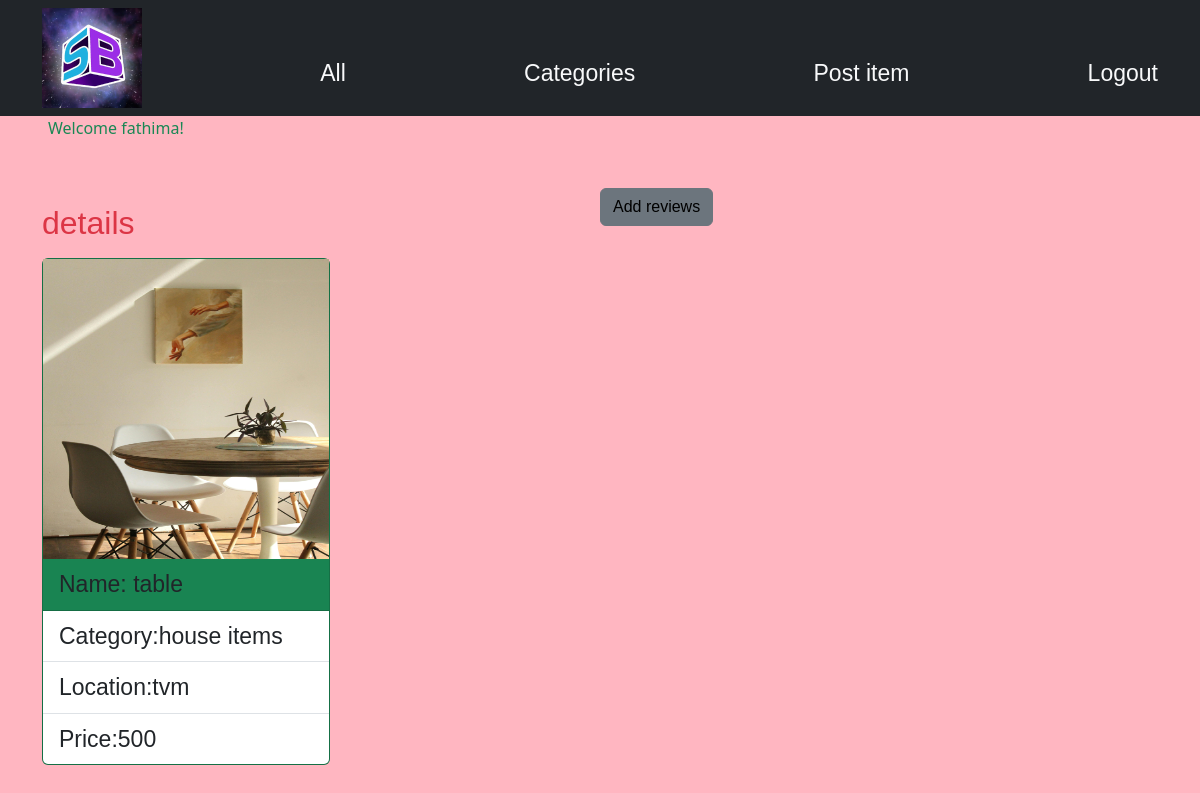
Before: /scraps/4/detail (signed in) with the older database file.
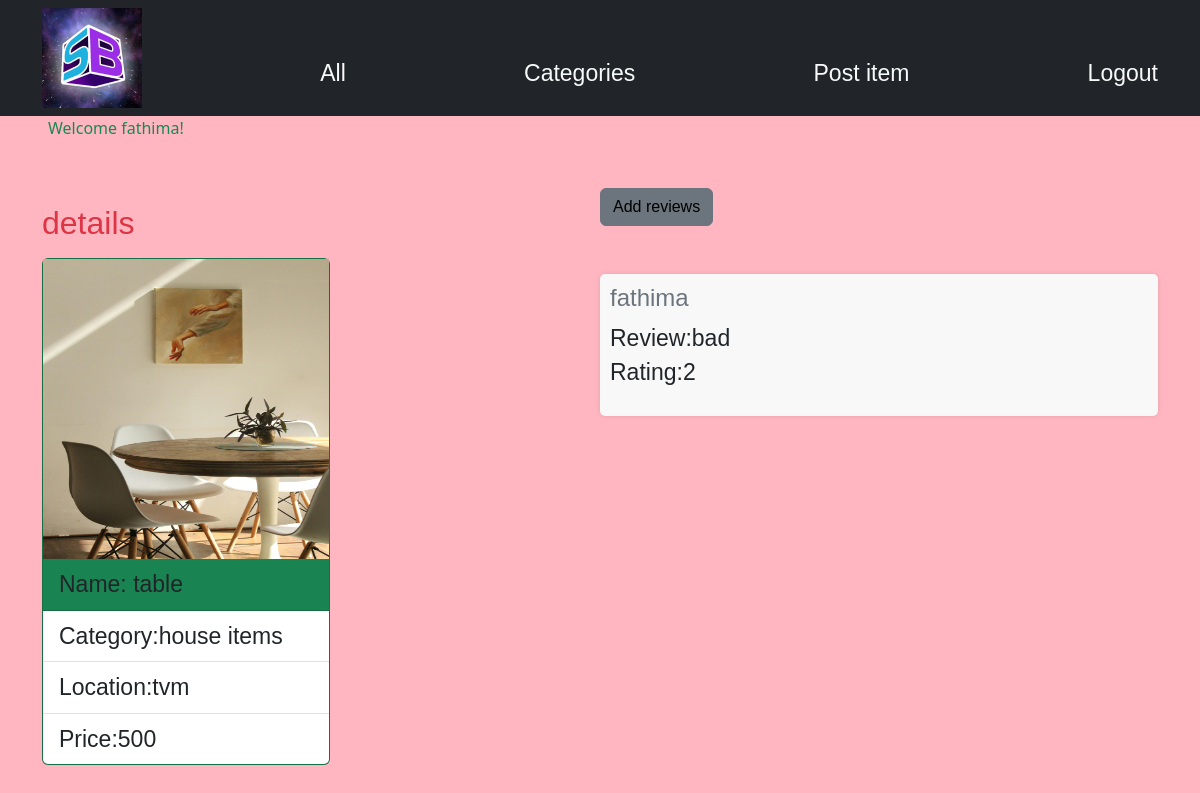
After: the same page with the newer database file.
### scrapapp/models.py (models this page shows, shortened)
class Scraps(models.Model):
    name=models.CharField(max_length=200)
    user= user=models.ForeignKey(User,on_delete=models.CASCADE,related_name="profile",null=True)
    category=models.CharField(max_length=200)
    price=models.PositiveIntegerField()
    location=models.CharField(max_length=200)
    image=models.ImageField(upload_to="images",null=True)

class Reviews(models.Model):
    user=models.ForeignKey(User,on_delete=models.CASCADE,related_name="user_review")
    scrap=models.ForeignKey(Scraps,on_delete=models.CASCADE,related_name="scrap_review")
    comment=models.CharField(max_length=300)
    rating=[(1, '1star'),
            (2,'2 star'),
             (3,'3 star'),
              (4,'4 star'),
               (5,'5 star'),
    ]
    rating=models.PositiveIntegerField(choices=rating)
    def create_profile(sender,created,instance,**kwargs) :
        if created:
            UserProfile.objects.create(user=instance)
    post_save.connect(create_profile,sender=User)

### scrapapp/views.py (the view)
# urls.py: path("scraps/<int:pk>/detail",views.ScrapDetailView.as_view(),name="scrap-detail"),
@method_decorator(signin_required,name="dispatch")
class ScrapDetailView(View):
    def get(self,request,*args,**kwargs):
        id=kwargs.get("pk")
        qs=Scraps.objects.get(id=id)
        return render(request,"scrap_detail.html",{"data":qs})

### scrapapp/views.py (called while the page is built)
def signin_required(fn):
    def wrapper(request,*args,**kwargs):
        if not request.user.is_authenticated:
            messages.error(request,"invalid session")
            return redirect("signin")
        else:
            return fn(request,*args,**kwargs)
    return wrapper

### scrapapp/templates/scrap_detail.html (shortened to what this page needs)
{%extends 'base.html'%}
{%block body_block%}
<div class="container d-flex justify-content-center mt-5">
  <div class="col-md-6">
    <h2 class=" text-danger mt-3 mb-3">details </h2>
    <div class="card bg-success " style="width: 18rem;">
      {%if data.image%}
      <img src="{{data.image.url}}" alt="" height="300px">
      {%endif%}
        <div class="card-header">
         Name: {{data.name}}
        </div>
        <ul class="list-group list-group-flush">
          <li class="list-group-item">Category:{{data.category}}</li>
          <li class="list-group-item">Location:{{data.location}}</li>
          <li class="list-group-item">Price:{{data.price}}</li>
        </ul>
      </div>
    </div>
    <div class="col-md-6">
    <button class="btn btn-secondary "><a href="{%url 'review' data.id%}" class="text-decoration-none text">Add reviews</a></button>
    {% for review in data.scrap_review.all %}
        <div class="review-container mt-5">
          <h4 class="text-secondary">{{review.user}}</h4>
            <p class="review-comment">Review:{{ review.comment }}</p>
            <p class="review-rating">Rating:{{ review.rating }}</p>
        </div>
    {% endfor %}
    </div>
</div>
{%endblock%}

### scrapapp/templates/base.html (shortened to what this page needs)
<!DOCTYPE html>
{%load static%}
<html lang="en">
<head>
    <link href="https://cdn.jsdelivr.net/npm/bootstrap@5.3.2/dist/css/bootstrap.min.css" rel="stylesheet">
    <link rel="stylesheet" href="https://cdnjs.cloudflare.com/ajax/libs/font-awesome/6.5.1/css/all.min.css" />
    <link rel="stylesheet" href="{%static 'css/list.css' %}">
  </head>
<body>
  <div>
    <nav class="navbar navbar-expand-lg bg-dark" >
     <div class="container">
         <div class="w-100 d-flex justify-content-between">
             <div>
                <img src="{%static 'images/1.jpg' %}" alt="" height="100px" width="100px">
             </div>
             <div class="mt-5">
                  <a href="{%url 'scrap-all'%}" class="navbar-sm-brand text-light text-decoration-none ">All</a>
              </div>
              <div class="mt-5">
                  <a href="{%url 'categories' %}" class="navbar-sm-brand text-light text-decoration-none">Categories</a>
              </div>
              <div class="mt-5 ">
                 <a href="{%url 'scrap-add' %}" class="navbar-sm-brand text-light text-decoration-none">Post item</a>
             </div>
             <div class="mt-5">
                 <a href="{%url 'signout' %}" class="navbar-sm-brand text-light text-decoration-none">Logout</a>
                </div>
         </div>
     </div>
    </nav>
 </div>
       <div class="ms-5 text-success "> Welcome {{request.user}}! </div>
  {%block body_block%}
  {%endblock%}
</body>
</html>

### scrapapp/static/css/list.css (style rules this page uses)
.mt-5 { font-size: 23px; font-family: sans-serif; }
body { background-color:lightpink }

### scrapapp/templates/scrap_detail.html (style rules this page uses)
.review-container { background-color: #f8f8f8; padding: 10px; margin-bottom: 10px; border-radius: 5px; box-shadow: 0 0 5px rgba(0, 0, 0, 0.1); }
.review-comment { margin: 0; }
.text { color: black; }

Changed rows visible on the page:
added Reviews: user "fathima", comment "bad", rating "2"
